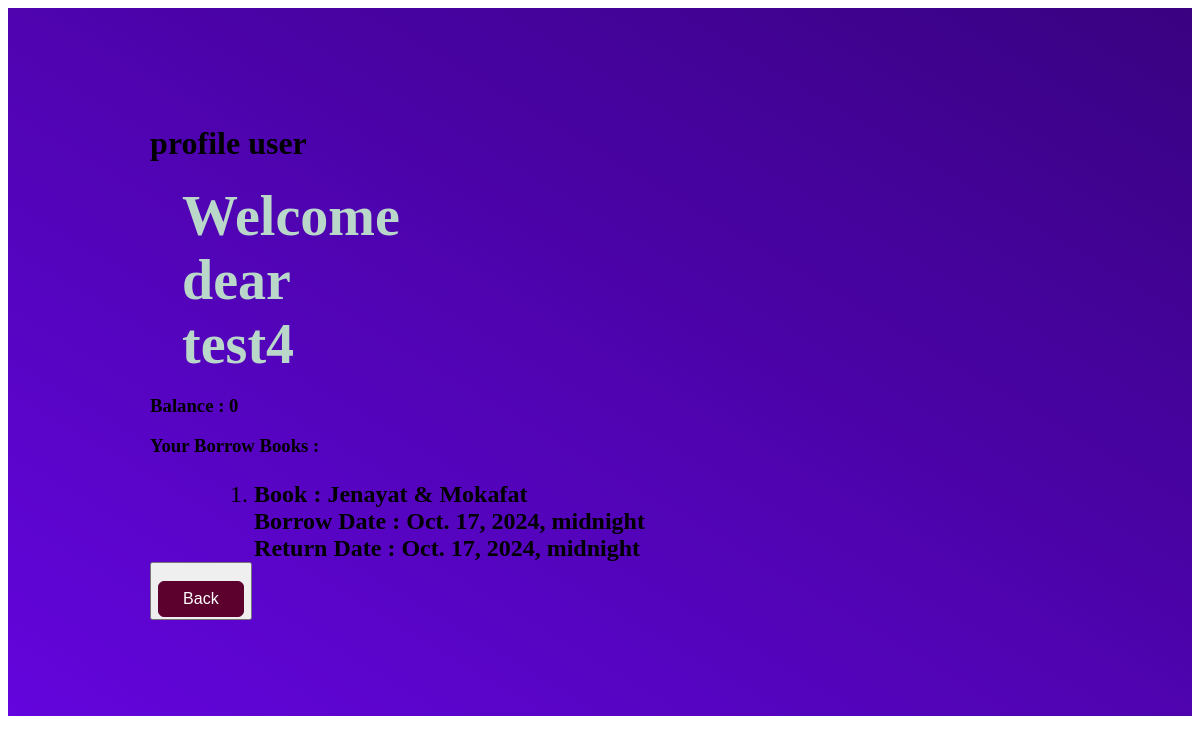
Page /profile/ (signed in) on the earlier database version.
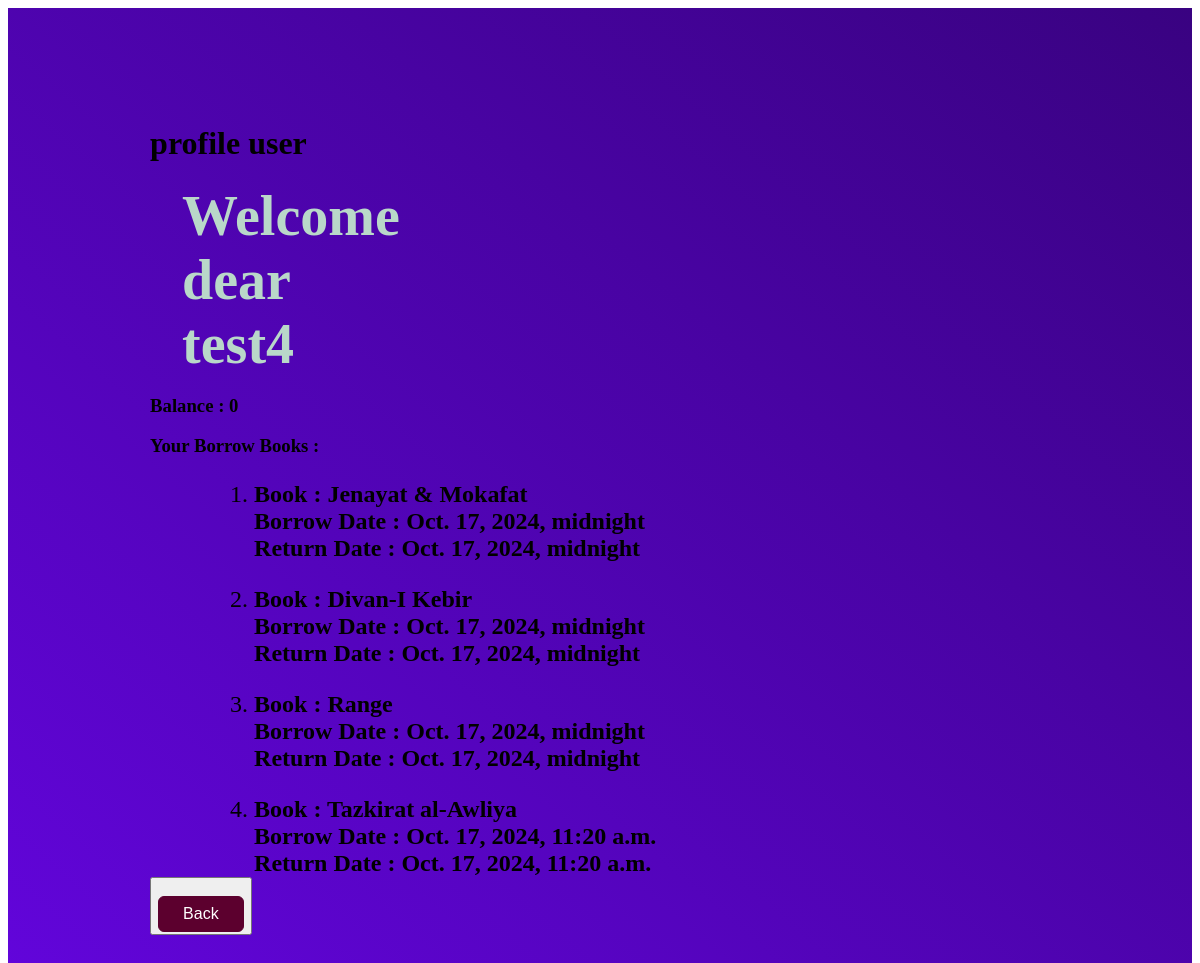
Same page on the later database version.
### book_store/models.py (models this page shows, shortened)
class CustomUser(AbstractUser):
    balance = models.IntegerField(default=0)

class Borrow(models.Model):
    user = models.ForeignKey(CustomUser, verbose_name=("user"), on_delete=models.CASCADE)
    book = models.ForeignKey(Book, verbose_name=("book"), on_delete=models.CASCADE)
    borrow_date = models.DateTimeField(auto_now_add=True)
    return_date = models.DateTimeField(null=True, blank=True)

class Book(models.Model):
    title = models.CharField(max_length=150)
    author = models.CharField(max_length=100)
    is_available = models.BooleanField(default=True)
    slug = models.SlugField(unique=True, db_index=True,editable=False)

### book_store/views.py (the view)
# urls.py: path("profile/",ProfileUser, name="profile-user"),
def ProfileUser(request):
    borrows = Borrow.objects.filter(user = request.user)
    return render(request, "book_store/user-profile.html", {
        "borrows":borrows
    })

### book_store/templates/book_store/user-profile.html (shortened to what this page needs)
{% extends "base.html" %}
{% load static %}
{% block css_files %}
<link rel="stylesheet" href="{% static "book_store/profile.css" %}"/>
{% endblock css_files %}
{% block content %}
    <div id="welcome">
        <h1>profile user</h1>
        <h2 >Welcome dear {{ user.username }}
        <h3> Balance : {{ user.balance }}</h3>
        <h3>Your Borrow Books :</h3>
        <ol>
            {% for borrow in borrows %}
                <li>
                    <strong>Book : {{ borrow.book.title }}</strong><br />
                    <strong>Borrow Date : {{ borrow.borrow_date }}</strong><br />
                    <strong>Return Date :
                        {% if borrow.return_date %}
                            {{ borrow.return_date }}</strong><br />
                        {% else %}
                            Not Returned
                        {% endif %}
                </li>
            {% endfor %}
        </ol>
        <button><a href="{% url "book-list" %}">Back</a></button>
    </div>
{% endblock  %}

### templates/base.html (shortened to what this page needs)
{% load static %}
<!DOCTYPE html>
<html lang="en">
<head>
    {% block css_files %}{% endblock  %}
</head>
<body>
{% block content %}
{% endblock  %}
</body>
</html>

### book_store/static/book_store/profile.css (style rules this page uses)
#welcome { background: linear-gradient(to right top, #6305dd, #390281); padding: 6rem 12%; }
#welcome h2 { font-size: 3.5rem; margin: 0 0 0 2rem; color: #b9d8c9; width: 10rem; }
#welcome a { text-decoration: none; font-size: 1rem; margin-top: 1rem; display: inline-block; cursor: pointer; background-color: #5c002e; border: 1px solid #5c002e; color: white; padding: 0.5rem 1.5rem; border-radius: 6px; }
#welcome ol { font-size:1.5rem; margin: 0 0 0 2rem; color: #000000; width: auto; }
#welcome ol,li { font-size:1.5rem; margin: 1.5rem 0 0 2rem; color: #000000; width: auto; }

Differences in the rows shown:
added Borrow: book "Divan-I Kebir", borrow_date "Oct. 17, 2024, midnight", return_date "Oct. 17, 2024, midnight"
added Borrow: book "Range", borrow_date "Oct. 17, 2024, midnight", return_date "Oct. 17, 2024, midnight"
added Borrow: book "Tazkirat al-Awliya", borrow_date "Oct. 17, 2024, 11:20 a.m.", return_date "Oct. 17, 2024, 11:20 a.m."
